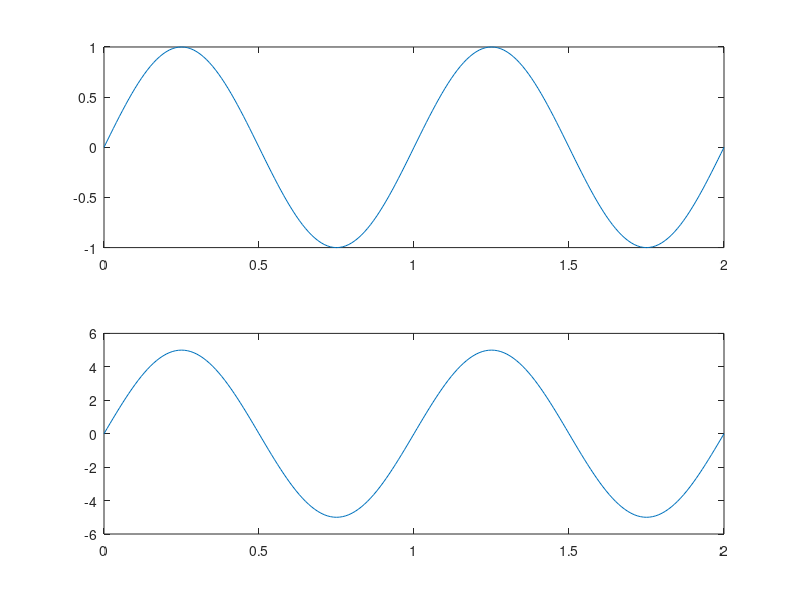

MATLAB code to generate this figure:
T=100;
t=0:1/T:2;
f1=1;
y1=sin(2*pi*t);
subplot(2,1,1);
plot(t,y1);
a=input('nilai pengali yang anda gunakan(<1): ');
y1_kuat=a*sin(2*pi*t);
subplot(2,1,2);
plot(t,y1_kuat);